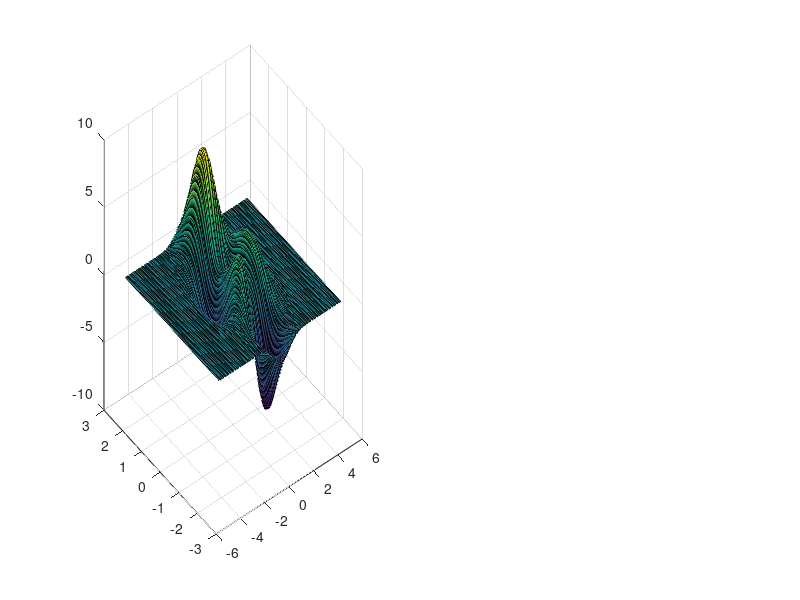

Write the MATLAB code that produced this figure. (Note: this script raises an error after producing the figure.)
close all;
clear all;

Ngridlines = 25;
[Xc, Yc] = meshgrid(linspace(-5, 5, 50), linspace(-2.5, 2.5, 100));
Xs = Xc;
Ys = Yc;
Zc = peaks(Xc,Yc);
Zs = peaks(Xs,Ys);

%[Xc, Yc, Zc] = peaks(Ngridlines);
%[Xs, Ys, Zs] = sombrero_custom(Ngridlines);

xc_vals = Xc(1,:);
yc_vals = Yc(:,1);
xc_vals = xc_vals(:);
yc_vals = yc_vals(:);

xc_min = min(Xc(:));
xc_max = max(Xc(:));
yc_min = min(Yc(:));
yc_max = max(Yc(:));
zc_min = min(Zc(:));
zc_max = max(Zc(:));

xs_min = min(Xs(:));
xs_max = max(Xs(:));
ys_min = min(Ys(:));
ys_max = max(Ys(:));
zs_min = min(Zs(:));
zs_max = max(Zs(:));

xmin = min( min(Xs(:)), min(Xc(:)) );
xmax = max( max(Xs(:)), max(Xc(:)) );

ymin = min( min(Ys(:)), min(Yc(:)) );
ymax = max( max(Ys(:)), max(Yc(:)) );

Zc0 = 1.1*max(Zs(:));

%figure;
%surf(Xs, Ys, Zs);
%view(2);
%xlim([xmin, xmax]);
%ylim([ymin, ymax]);

%figure;
%[C, h] = contour(Xc, Yc, Zc);
%view(2);
%xlim([xmin, xmax]);
%ylim([ymin, ymax]);

%figure;
%subplot(1,2,1);
%plot(Xc(1,:));
%title('Xc values');
%subplot(1,2,2);
%plot(Yc(:,1));
%title('Yc values');

%figure;
%[C, h] = contourAtZ(Zc0, Xc, Yc, Zc);
%view(2);
%xlim([xmin, xmax]);
%ylim([ymin, ymax]);

%figure;
%surf(Xs, Ys, Zs);
%[C, h] = contourAtZ(Zc0, Xc, Yc, Zc);
%view(2);
%xlim([xmin, xmax]);
%ylim([ymin, ymax]);

%figure;
%surf(Xs, Ys, Zs);
%[C, h] = contourAtZ(Zc0, Xc, Yc, Zc, 'colormap', [0,0,0]);
%view(2);
%xlim([xmin, xmax]);
%ylim([ymin, ymax]);

%figure;
%[C, h] = contourAtZ(Zc0, Xc, Yc, Zc, 'colormap', [0,0,0]);
%view(2);
%xlim([xmin, xmax]);
%ylim([ymin, ymax]);

figure;
subplot(1,2,1);
surf(Xs, Ys, Zs);
[C, h] = contourAtZ(Zc0, Xc, Yc, Zc, 'colormap', [0,0,0], 'contourValues', 3);
view(2);
shading flat;
xlim([xmin, xmax]);
ylim([ymin, ymax]);

subplot(1,2,2);
surf(Ys, Xs, Zs);
[C, h] = contourAtZ(Zc0, Yc, Xc, Zc, 'colormap', [0,0,0], 'contourValues', [4,-4], 'LineWidth', 5);
view(2);
shading flat;
xlim(getRange(Yc));
ylim(getRange(Xc));
